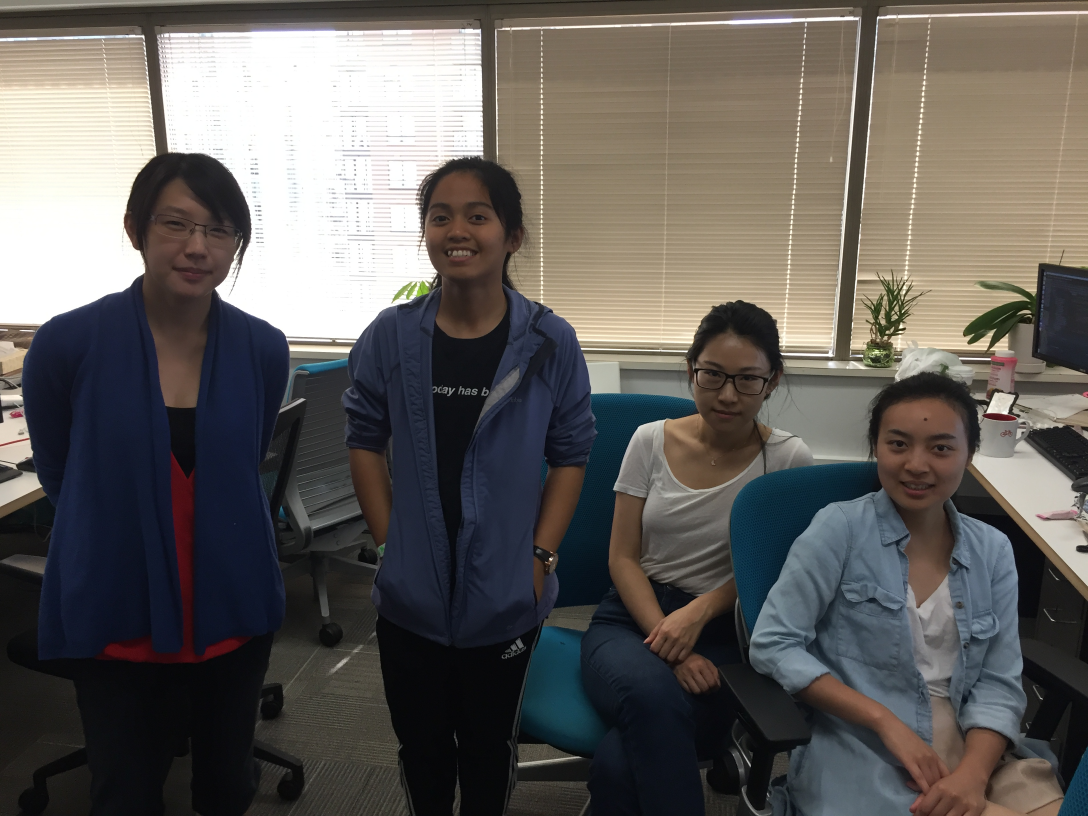
#> input picture cypress.jpg, 3264 x 2448 px (shown at 1/3 size); its folder holds only this picture in this run
$ python generate-ascii.py cypress.jpg   (Python 2 division)
#> lines starting #> are read from the running program, lines starting #| are printed output that depends on the picture
import time
import argparse
from PIL import Image

global our_width
our_width = 58

# This is the main block of code that runs every time someone runs our
# script from the command line.
def main():
    args = parse_args()
    img = load_image(args.image_filename)
    frame = convert_image(img, args.reverse)
    frames = [frame]  # Can change this later to add animations.

    if args.fadein:
        frames = fadein(img, args.reverse)
    if args.fadeout:
        frames = fadeout(img, args.reverse)
    if args.morph:
        img2 = load_image(args.morph[0])
        frames = morph(img, img2, args.reverse)

    display_frames(frames)

def morph(img, refImg, reverse):
    # Mix the all black reference image with the given image.
    frames = []
    refPercentage = 1.0
    while refPercentage >= 0.0:
        frame = convert_image(img, reverse, refImg, refPercentage)
        frames.append(frame)
        refPercentage -= 0.01
    return frames

def fadeout(img, reverse):
    # Make a reference image that is all black, and the same
    # size as the image.  Morph *into* it.
    refImg = [0] * len(img)
    return morph(refImg, img, reverse)

def fadein(img, reverse):
    # Make a reference image that is all black, and the same
    # size as the image.  Morph *from* it.
    refImg = [0] * len(img)
    return morph(img, refImg, reverse)


# Load an image from a file, process it, and return to caller.
# Returns the pixels in the format of a single list of integers,
# where each pixel is an integer from [0,255].
def load_image(filename):
#> called with filename = 'cypress.jpg'
    print "Loading image file: " + filename
    new_img = Image.open(filename)
#> new_img is the input picture: PIL image 3264x2448 RGB; mean R, G, B 98.1, 94.5, 91.1
    width, height = new_img.size
#> width = 3264; height = 2448
    new_height = our_width
    new_image = new_img.resize((our_width, new_height))
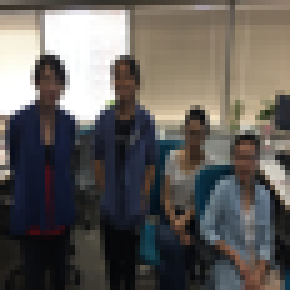
#> new_image: PIL image 58x58 RGB (shown 5 times larger); mean R, G, B 98, 94.4, 91
    new_image = new_image.convert("L")
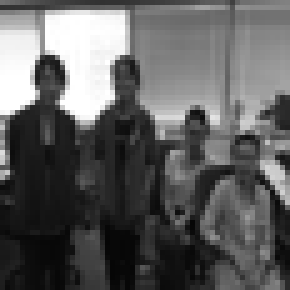
#> new_image: PIL image 58x58 L (shown 5 times larger); min 5, max 255, mean 95.1
    pixels = list(new_image.getdata())
#> pixels = 3364 values, max 255 at index 187, min 5 at index 2805, mean 95.09
#> in main, `img = load_image(args.image_filename)`: img has the same summary as pixels in load_image

    return pixels

# Given a pixel, and a reference pixel (both represented as integers
# in the interval [0, 255]), return a pixel value halfway between
# the two pixel values.  Except, the value should not necessarily
# be halfway (0.50), but some percentage of the distance between
# the reference pixel and the given pixel, as specified by refPercentage.
# The value of refPercentage will be a float from the interval [0.0, 1.0].
def mix_pixels(pixel, refPixel, refPercentage=0.0):
    return int((pixel * (1 - refPercentage)) + (refPixel * refPercentage))

# Convert image to ASCII, and return ASCII string to caller.  If the
# 'reverse' variable is set to be true, then use the inverse
# conversion where darks become lights and vice versa.
def convert_image(pixels, reverse=False, refPixels=None, refPercentage=0.0):
#> called with reverse = False, refPercentage = 0
    charlist = ['.', ',', '`', ':', '-', '~', '=', '"', '^', '*', '<', '!', '+', 'X', 'A', '%', '$', '&', '@', '#']

    divisionValue = 13
    if reverse:
        charlist = list(reversed(charlist))

    pixelChars = []
    if refPixels:      # Version one: morphing from a reference image.
        for (pixel, refPixel) in zip(pixels, refPixels):
            mixedPixel = mix_pixels(pixel, refPixel, refPercentage)
            pixelChars.append(charlist[mixedPixel/divisionValue])
    else:              # Version two: normal conversion.
        for pixel in pixels:
            pixelChars.append(charlist[pixel/divisionValue])
#> this loop made 3364 passes
#> pixel on passes 1 to 3: 112, 108, 103
#> after the loop, pixelChars = 3364 items, first 6: '^', '^', '"', '"', '"', '='

    return pixelChars  # A list of characters.

# Given a list of frames represented by ASCII strings, print each
# frame in the list to the screen in order, pausing for 500ms between
# each frame.
def display_frames(frames):
    print "Displaying " + str(len(frames)) + " frames; press [Enter] to start."
#| Displaying 1 frames; press [Enter] to start.
    raw_input("")
    for frame in frames:
        display_frame(frame)
        time.sleep(0.5)
#> this loop made 1 pass
#> (printed output is left out)

def display_frame(frame):
    global our_width
    for i in range(0, len(frame), our_width):
        line = frame[i:i+our_width]
        print ''.join(line)

# Helper function for parsing command line arguments.
def parse_args():
    parser = argparse.ArgumentParser(description='Generate ASCII Art from Images')

    parser.add_argument('image_filename', type=str,
                        help='file containing image')
    parser.add_argument('-r', '--reverse', action='store_true',
                        help='reverse the colors of the image')
    parser.add_argument('-i', '--fadein', action='store_true',
                        help='animate image to fade in from darkness')
    parser.add_argument('-o', '--fadeout', action='store_true',
                        help='animate image to fade out to darkness')
    parser.add_argument('-s', '--scroll', action='store_true',
                        help='animate image to scroll horizontally')
    parser.add_argument('-m', '--morph', nargs=1, type=str,
                        help='animate image morphing into second given image')
    return parser.parse_args()

# Check whether someone is actually running our script from the command line
# (rather than simply importing it as a module.)
if __name__ == "__main__":
    main()

$ run again, on portrait2.jpg
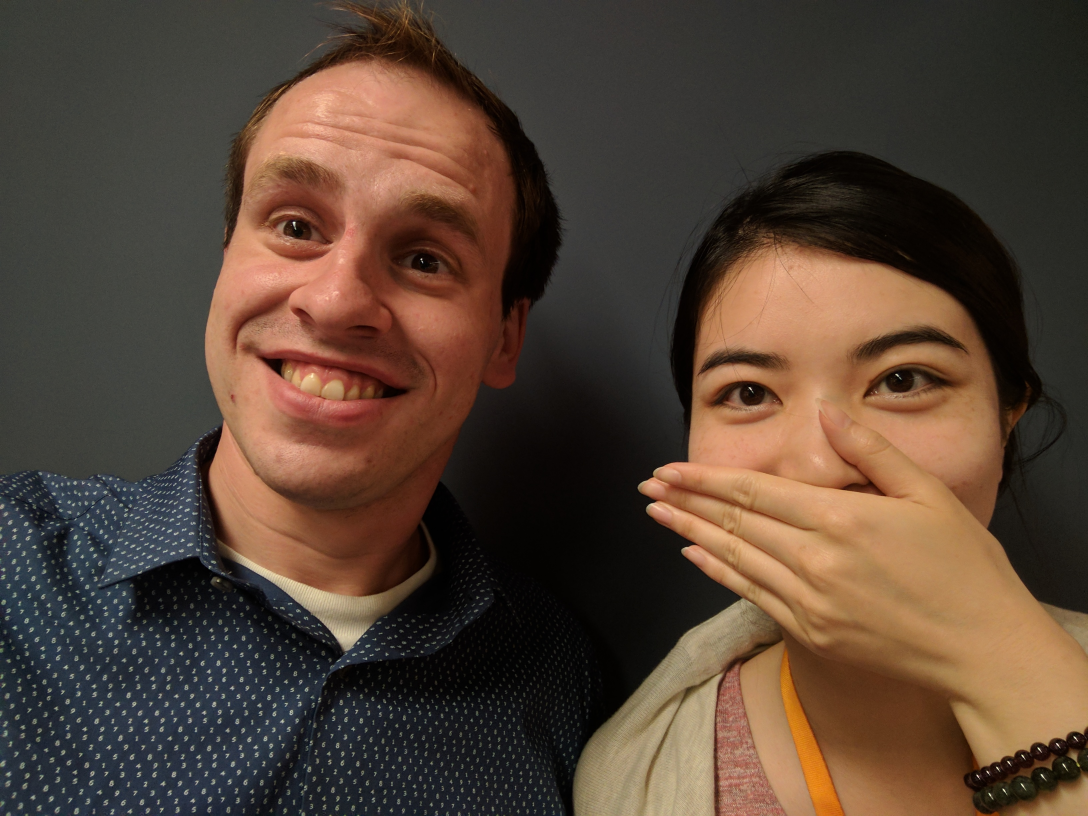
#> input picture portrait2.jpg, 3264 x 2448 px (shown at 1/3 size)
#> in load_image, new_img is the input picture: PIL image 3264x2448 RGB; mean R, G, B 85.4, 66.9, 53.6
#> in load_image, `new_image = new_img.resize((our_width, new_height))`:
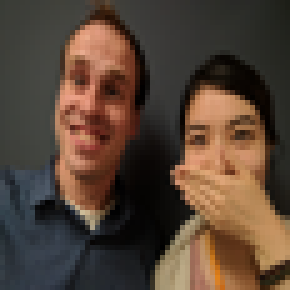
#> new_image: PIL image 58x58 RGB (shown 5 times larger); mean R, G, B 85.4, 66.9, 53.6
#> in load_image, `new_image = new_image.convert("L")`:
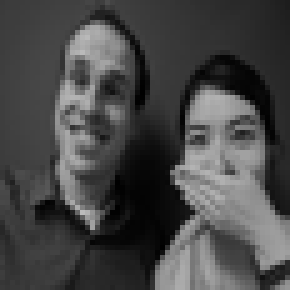
#> new_image: PIL image 58x58 L (shown 5 times larger); min 0, max 188, mean 70.9
#> pixels = 3364 values, max 188 at index 2452, min 0 at index 1072, mean 70.9
#> img has the same summary as pixels in load_image
#> the loop in convert_image, `for pixel in pixels:` made 3364 passes
#> pixel on passes 1 to 3: 58, 60, 60
#> after the loop in convert_image, `for pixel in pixels:`: pixelChars = 3364 items, first 6: '-', '-', '-', '-', '-', '-'
#| Displaying 1 frames; press [Enter] to start.
#> the loop in display_frames, `for frame in frames:` made 1 pass
#> (printed output is left out)
